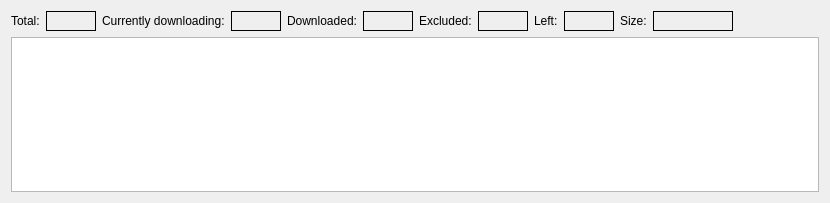
<ui version="4.0" >
 <class>ChunkDownloadView</class>
 <widget class="QWidget" name="ChunkDownloadView" >
  <property name="geometry" >
   <rect>
    <x>0</x>
    <y>0</y>
    <width>830</width>
    <height>203</height>
   </rect>
  </property>
  <property name="windowTitle" >
   <string>Chunks</string>
  </property>
  <layout class="QVBoxLayout" >
   <item>
    <layout class="QHBoxLayout" >
     <item>
      <layout class="QHBoxLayout" >
       <item>
        <widget class="QLabel" name="textLabel1" >
         <property name="text" >
          <string>Total:</string>
         </property>
         <property name="wordWrap" >
          <bool>false</bool>
         </property>
        </widget>
       </item>
       <item>
        <widget class="QLabel" name="m_total_chunks" >
         <property name="minimumSize" >
          <size>
           <width>50</width>
           <height>0</height>
          </size>
         </property>
         <property name="frameShape" >
          <enum>QFrame::Box</enum>
         </property>
         <property name="text" >
          <string/>
         </property>
         <property name="alignment" >
          <set>Qt::AlignRight|Qt::AlignTrailing|Qt::AlignVCenter</set>
         </property>
         <property name="wordWrap" >
          <bool>false</bool>
         </property>
        </widget>
       </item>
      </layout>
     </item>
     <item>
      <layout class="QHBoxLayout" >
       <item>
        <widget class="QLabel" name="textLabel5" >
         <property name="text" >
          <string>Currently downloading:</string>
         </property>
         <property name="wordWrap" >
          <bool>false</bool>
         </property>
        </widget>
       </item>
       <item>
        <widget class="QLabel" name="m_chunks_downloading" >
         <property name="minimumSize" >
          <size>
           <width>50</width>
           <height>0</height>
          </size>
         </property>
         <property name="frameShape" >
          <enum>QFrame::Panel</enum>
         </property>
         <property name="text" >
          <string/>
         </property>
         <property name="alignment" >
          <set>Qt::AlignRight|Qt::AlignTrailing|Qt::AlignVCenter</set>
         </property>
         <property name="wordWrap" >
          <bool>false</bool>
         </property>
        </widget>
       </item>
      </layout>
     </item>
     <item>
      <layout class="QHBoxLayout" >
       <item>
        <widget class="QLabel" name="textLabel3" >
         <property name="text" >
          <string>Downloaded:</string>
         </property>
         <property name="wordWrap" >
          <bool>false</bool>
         </property>
        </widget>
       </item>
       <item>
        <widget class="QLabel" name="m_chunks_downloaded" >
         <property name="minimumSize" >
          <size>
           <width>50</width>
           <height>0</height>
          </size>
         </property>
         <property name="frameShape" >
          <enum>QFrame::Panel</enum>
         </property>
         <property name="text" >
          <string/>
         </property>
         <property name="alignment" >
          <set>Qt::AlignRight|Qt::AlignTrailing|Qt::AlignVCenter</set>
         </property>
         <property name="wordWrap" >
          <bool>false</bool>
         </property>
        </widget>
       </item>
      </layout>
     </item>
     <item>
      <layout class="QHBoxLayout" >
       <item>
        <widget class="QLabel" name="textLabel1_4" >
         <property name="text" >
          <string>Excluded:</string>
         </property>
         <property name="wordWrap" >
          <bool>false</bool>
         </property>
        </widget>
       </item>
       <item>
        <widget class="QLabel" name="m_excluded_chunks" >
         <property name="minimumSize" >
          <size>
           <width>50</width>
           <height>0</height>
          </size>
         </property>
         <property name="frameShape" >
          <enum>QFrame::Panel</enum>
         </property>
         <property name="text" >
          <string/>
         </property>
         <property name="alignment" >
          <set>Qt::AlignRight|Qt::AlignTrailing|Qt::AlignVCenter</set>
         </property>
         <property name="wordWrap" >
          <bool>false</bool>
         </property>
        </widget>
       </item>
      </layout>
     </item>
     <item>
      <layout class="QHBoxLayout" >
       <item>
        <widget class="QLabel" name="textLabel1_4_2" >
         <property name="text" >
          <string>Left:</string>
         </property>
         <property name="wordWrap" >
          <bool>false</bool>
         </property>
        </widget>
       </item>
       <item>
        <widget class="QLabel" name="m_chunks_left" >
         <property name="minimumSize" >
          <size>
           <width>50</width>
           <height>0</height>
          </size>
         </property>
         <property name="frameShape" >
          <enum>QFrame::Panel</enum>
         </property>
         <property name="text" >
          <string/>
         </property>
         <property name="alignment" >
          <set>Qt::AlignRight|Qt::AlignTrailing|Qt::AlignVCenter</set>
         </property>
         <property name="wordWrap" >
          <bool>false</bool>
         </property>
        </widget>
       </item>
      </layout>
     </item>
     <item>
      <layout class="QHBoxLayout" >
       <item>
        <widget class="QLabel" name="textLabel1_8" >
         <property name="text" >
          <string>Size:</string>
         </property>
         <property name="wordWrap" >
          <bool>false</bool>
         </property>
        </widget>
       </item>
       <item>
        <widget class="QLabel" name="m_size_chunks" >
         <property name="minimumSize" >
          <size>
           <width>80</width>
           <height>0</height>
          </size>
         </property>
         <property name="frameShape" >
          <enum>QFrame::Panel</enum>
         </property>
         <property name="text" >
          <string/>
         </property>
         <property name="alignment" >
          <set>Qt::AlignRight|Qt::AlignTrailing|Qt::AlignVCenter</set>
         </property>
         <property name="wordWrap" >
          <bool>false</bool>
         </property>
        </widget>
       </item>
      </layout>
     </item>
     <item>
      <spacer>
       <property name="orientation" >
        <enum>Qt::Horizontal</enum>
       </property>
       <property name="sizeType" >
        <enum>QSizePolicy::Expanding</enum>
       </property>
       <property name="sizeHint" >
        <size>
         <width>40</width>
         <height>20</height>
        </size>
       </property>
      </spacer>
     </item>
    </layout>
   </item>
   <item>
    <widget class="QTreeView" name="m_chunk_view" >
     <property name="alternatingRowColors" >
      <bool>true</bool>
     </property>
     <property name="rootIsDecorated" >
      <bool>false</bool>
     </property>
     <property name="sortingEnabled" >
      <bool>true</bool>
     </property>
    </widget>
   </item>
  </layout>
 </widget>
 <layoutdefault spacing="6" margin="11" />
  <resources/>
 <connections/>
</ui>
